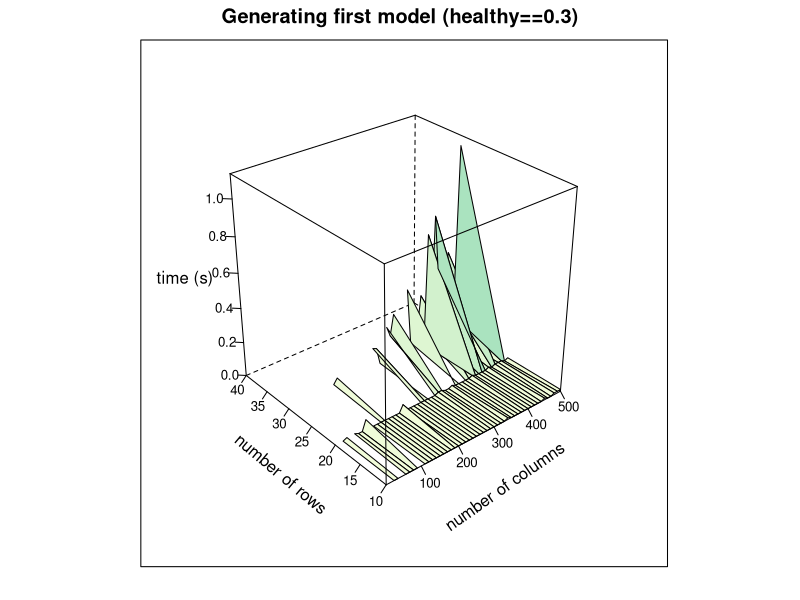
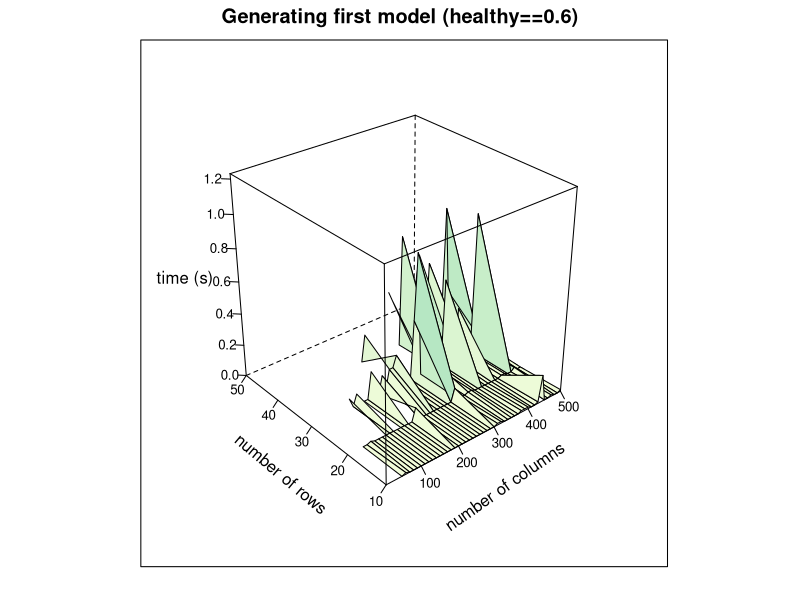
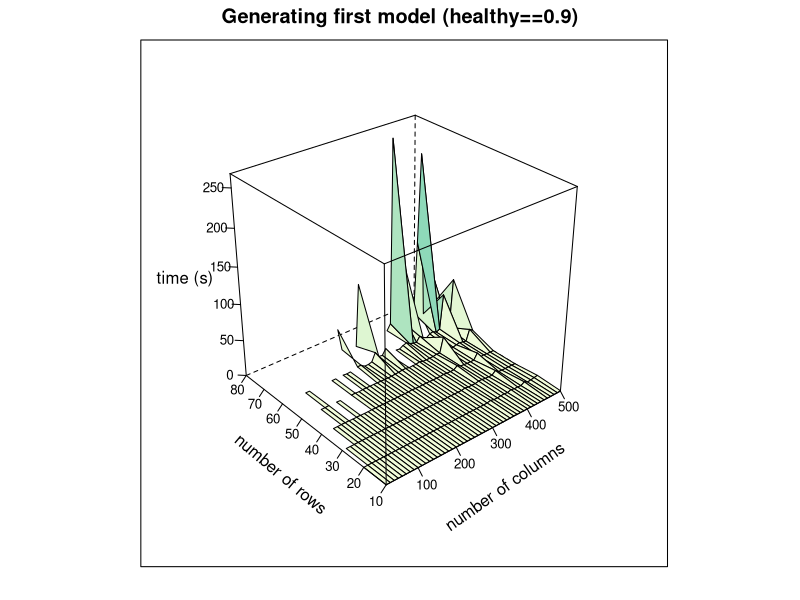
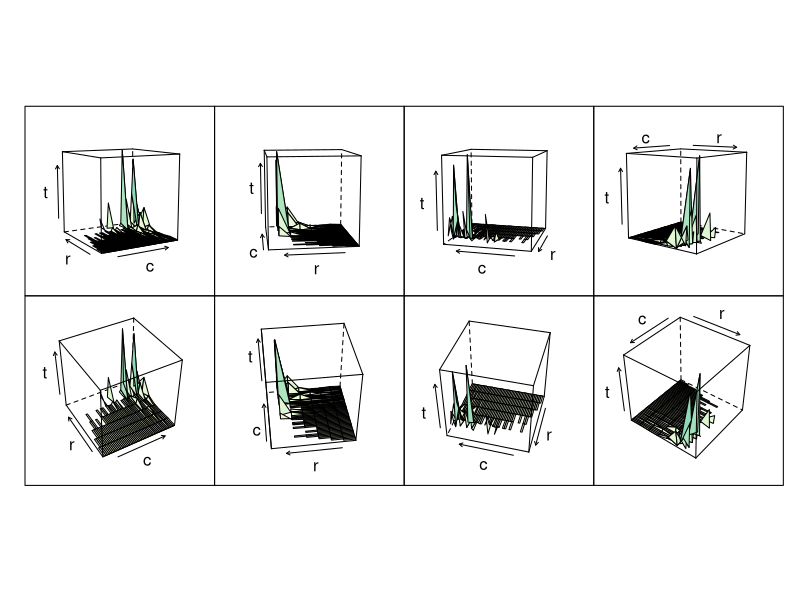
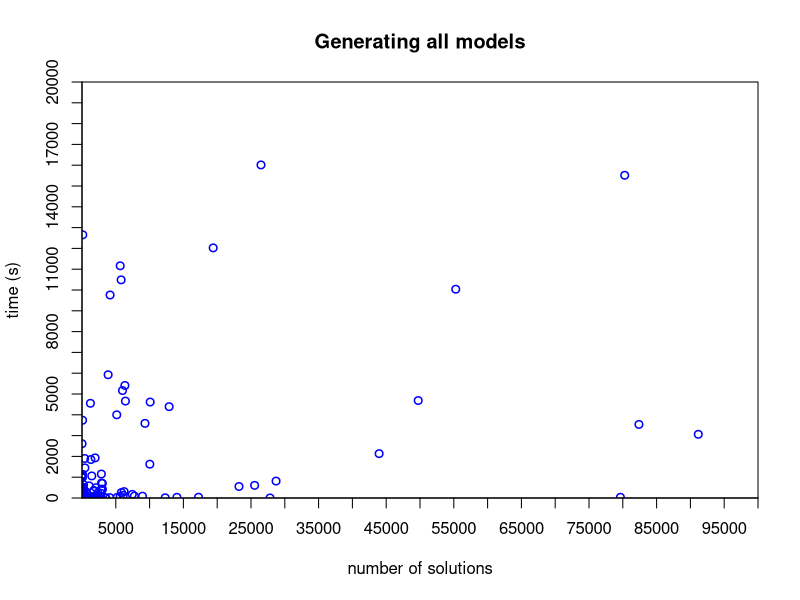
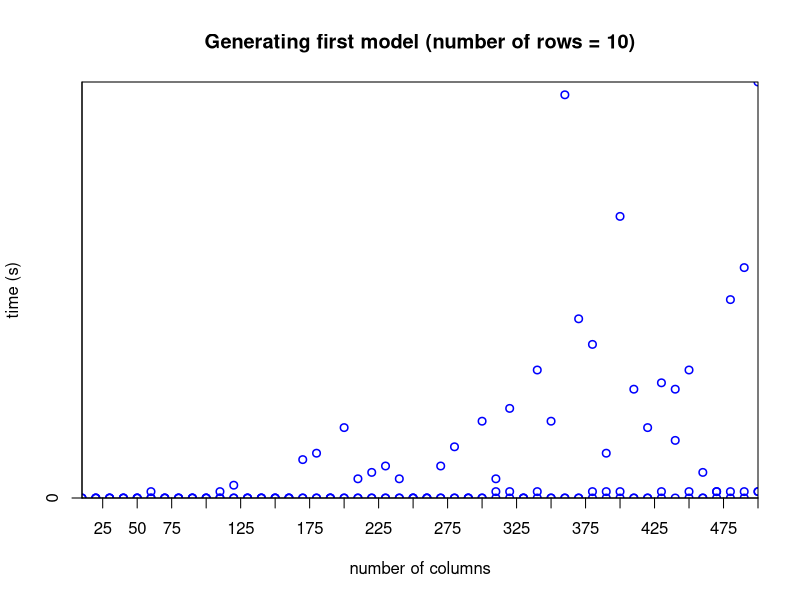
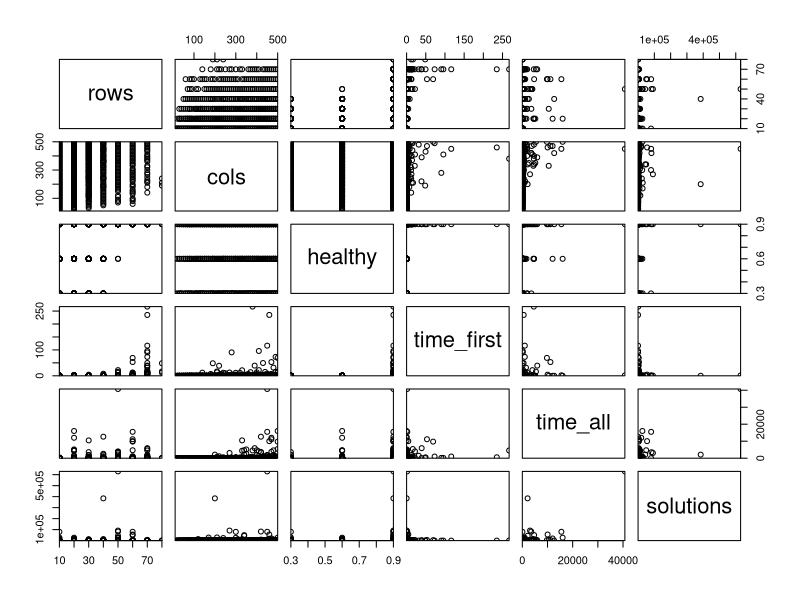

Write R code to recreate these figures, in order.
library(lattice)

#read and print data
data <- read.csv(file="benchmark1_results.csv", sep=" ")
no_na_data <- na.omit(data)
print(no_na_data)

rows <- no_na_data[1]
cols <- no_na_data[2]
healthy <- no_na_data[3]
time_first <- no_na_data[4]
time_all <- no_na_data[5]
solutions <- no_na_data[6]


#start plot axes in (0,0)
par(xaxs="i", yaxs="i") 
par(mgp=c(3,1,0))


#rows - columns - time_first
#3D plot for healthy=0.3
wireframe(time_first[healthy==0.3] ~ cols[healthy==0.3] * rows[healthy==0.3], data=no_na_data, main = "Generating first model (healthy==0.3)", drape = TRUE, perspective=TRUE, colorkey=FALSE, xlab=list("number of columns", rot=35), ylab=list("number of rows", rot=-40), zlab="time (s)", xlim=c(min(cols[healthy==0.3]),max(cols[healthy==0.3])), ylim=c(min(rows[healthy==0.3]),max(rows[healthy==0.3])), zlim=c(min(time_first[healthy==0.3]),max(time_first[healthy==0.3])), scales = list(arrows=FALSE,font = 0.3,tck = c(0.8, 0.8, 0.8),distance =c(1, 1, 1)),zoom = 0.8, cex.lab=0.05)


#3D plot for healthy=0.6
wireframe(time_first[healthy==0.6] ~ cols[healthy==0.6] * rows[healthy==0.6], data=no_na_data, main = "Generating first model (healthy==0.6)", drape = TRUE, perspective=TRUE, colorkey=FALSE, xlab=list("number of columns", rot=35), ylab=list("number of rows", rot=-40), zlab="time (s)", xlim=c(min(cols[healthy==0.6]),max(cols[healthy==0.6])), ylim=c(min(rows[healthy==0.6]),max(rows[healthy==0.6])), zlim=c(min(time_first[healthy==0.6]),max(time_first[healthy==0.6])), scales = list(arrows=FALSE,font = 0.3,tck = c(0.8, 0.8, 0.8),distance =c(1, 1, 1)),zoom = 0.8, cex.lab=0.05)


#3D plot for healthy=0.9
wireframe(time_first[healthy==0.9] ~ cols[healthy==0.9] * rows[healthy==0.9], data=no_na_data, main = "Generating first model (healthy==0.9)", drape = TRUE, perspective=TRUE, colorkey=FALSE, xlab=list("number of columns", rot=35), ylab=list("number of rows", rot=-40), zlab="time (s)", xlim=c(min(cols[healthy==0.9]),max(cols[healthy==0.9])), ylim=c(min(rows[healthy==0.9]),max(rows[healthy==0.9])), zlim=c(min(time_first[healthy==0.9]),max(time_first[healthy==0.9])), scales = list(arrows=FALSE,font = 0.3,tck = c(0.8, 0.8, 0.8),distance =c(1, 1, 1)),zoom = 0.8, cex.lab=0.05)


#rows - columns - time_first (different angles)
p <- wireframe(time_first ~ cols * rows, data=no_na_data, drape = TRUE, colorkey=FALSE, xlab="c", ylab="r", zlab="t",cex.lab=0.05, lab=3)
npanel <- c(4, 2)
rotx <- c(-50, -80)
rotz <- seq(30, 300, length = npanel[1]+1)
update(p[rep(1, prod(npanel))], layout = npanel,
    panel = function(..., screen) {
        panel.wireframe(..., screen = list(z = rotz[current.column()],
                                           x = rotx[current.row()]))})


#time for calculating all solutions - number of solutions
plot(time_all ~ solutions, data = no_na_data, main = "Generating all models", type="p", col="blue", xlab="number of solutions", ylab="time (s)", xlim=c(min(solutions),100000), ylim=c(min(time_all),20000), xaxp  = c(0,100000, 20), yaxp  = c(0,20000, 20), lwd=1.5)


#time for calculating first model - number of cols (number of rows fixed to 10)
plot(time_first[rows==10] ~ cols[rows==10], data = no_na_data, main = "Generating first model (number of rows = 10)", type="p", col="blue", xlab="number of columns", ylab="time (s)", xlim=c(min(cols[rows==10]),max(cols[rows==10])), ylim=c(min(time_first[rows==10]),max(time_first[rows==10])), xaxp  = c(0,max(cols), 20), yaxp  = c(0,round(max(time_all), digits=-2), 20), lwd=1.5)

#scatterplot - overview all variables
plot(no_na_data)
